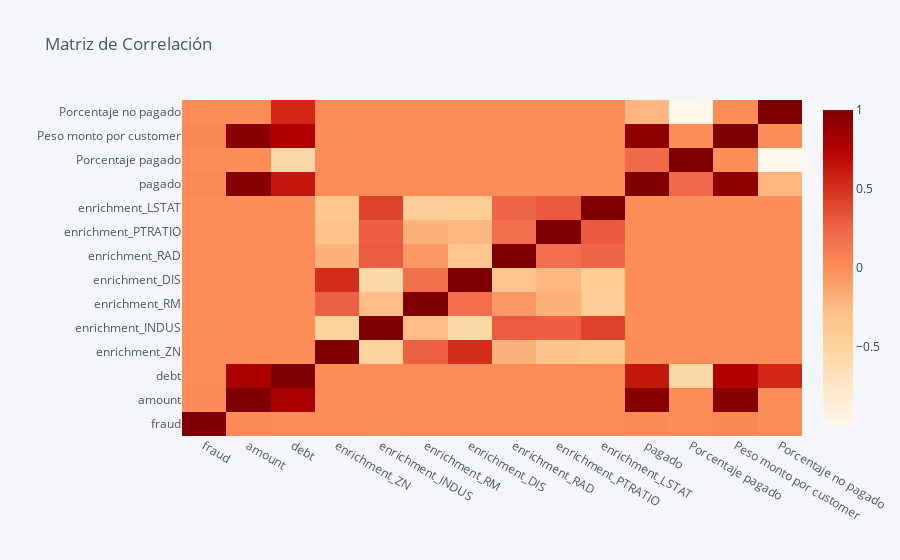

Notebook code for this chart:
### Code cell
df_reducido[target+v_cont].corr(method="spearman").iplot(kind="heatmap",colorscale="orrd",title="Matriz de Correlación")

### Figure 1 — Plotly figure (JSON) as saved in the notebook; plotly's stock layout.template omitted (floating-point values rounded to 4 significant figures; data arrays with more than 128 entries replaced by an {"elided": "..."} marker saying what was removed)
{"data": [{"colorscale": [[0, "rgb(255,247,236)"], [0.125, "rgb(254,232,200)"], [0.25, "rgb(253,212,158)"], [0.375, "rgb(253,187,132)"], [0.5, "rgb(252,141,89)"], [0.625, "rgb(239,101,72)"], [0.75, "rgb(215,48,31)"], [0.875, "rgb(179,0,0)"], [1, "rgb(127,0,0)"]], "type": "heatmap", "x": ["fraud", "amount", "debt", "enrichment_ZN", "enrichment_INDUS", "enrichment_RM", "enrichment_DIS", "enrichment_RAD", "enrichment_PTRATIO", "enrichment_LSTAT", "pagado", "Porcentaje pagado", "Peso monto por customer", "Porcentaje no pagado"], "y": ["fraud", "amount", "debt", "enrichment_ZN", "enrichment_INDUS", "enrichment_RM", "enrichment_DIS", "enrichment_RAD", "enrichment_PTRATIO", "enrichment_LSTAT", "pagado", "Porcentaje pagado", "Peso monto por customer", "Porcentaje no pagado"], "z": {"elided": "14x14 float values"}, "zmax": 1, "zmin": -0.9994}], "layout": {"legend": {"bgcolor": "#F5F6F9", "font": {"color": "#4D5663"}}, "paper_bgcolor": "#F5F6F9", "plot_bgcolor": "#F5F6F9", "title": {"font": {"color": "#4D5663"}, "text": "Matriz de Correlación"}, "xaxis": {"gridcolor": "#E1E5ED", "showgrid": true, "tickfont": {"color": "#4D5663"}, "title": {"font": {"color": "#4D5663"}, "text": ""}, "zerolinecolor": "#E1E5ED"}, "yaxis": {"gridcolor": "#E1E5ED", "showgrid": true, "tickfont": {"color": "#4D5663"}, "title": {"font": {"color": "#4D5663"}, "text": ""}, "zerolinecolor": "#E1E5ED"}}}
